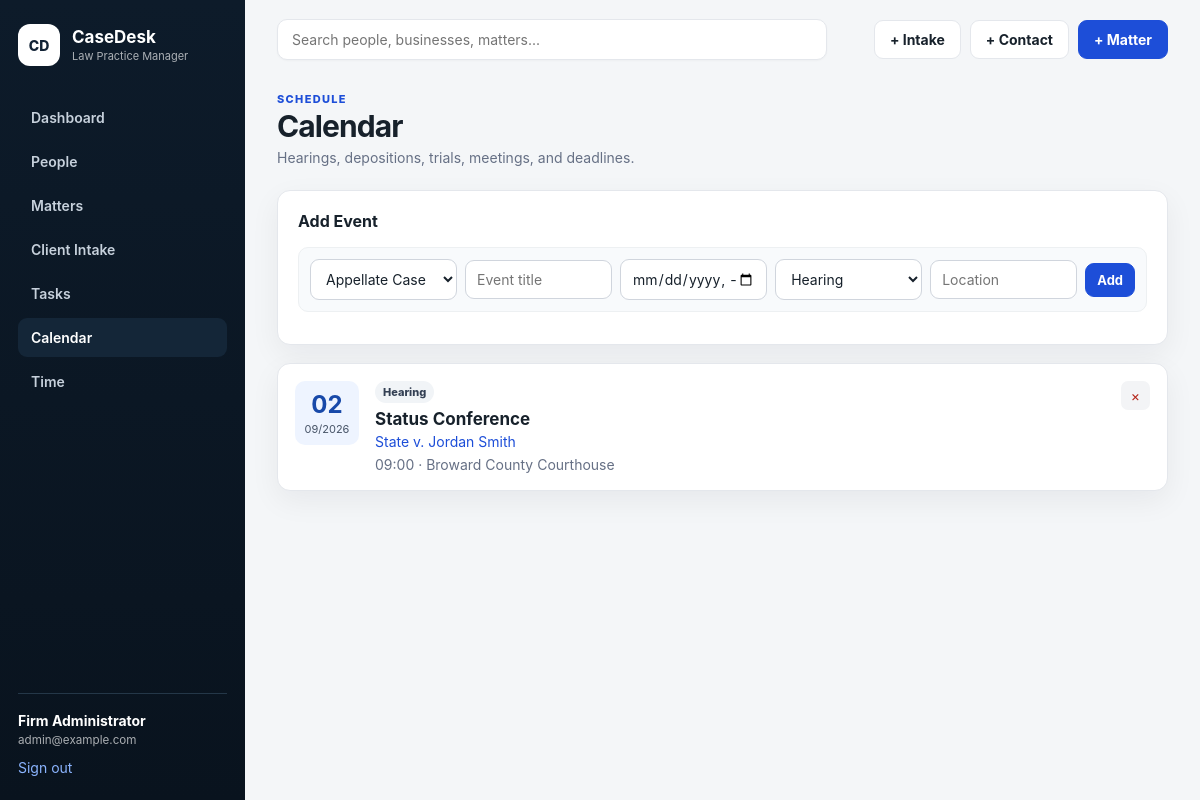
The app's page /calendar (signed in) with its own data.
### tables this page shows
CREATE TABLE users (
    id INTEGER PRIMARY KEY AUTOINCREMENT,
    name TEXT NOT NULL,
    email TEXT NOT NULL UNIQUE,
    password_hash TEXT NOT NULL,
    created_at TEXT NOT NULL DEFAULT CURRENT_TIMESTAMP
);

CREATE TABLE events (
    id INTEGER PRIMARY KEY AUTOINCREMENT,
    matter_id INTEGER NOT NULL,
    title TEXT NOT NULL,
    event_type TEXT NOT NULL DEFAULT 'Hearing',
    start_at TEXT NOT NULL,
    location TEXT,
    description TEXT,
    created_at TEXT NOT NULL DEFAULT CURRENT_TIMESTAMP,
    FOREIGN KEY(matter_id) REFERENCES matters(id) ON DELETE CASCADE
);

CREATE TABLE matters (
    id INTEGER PRIMARY KEY AUTOINCREMENT,
    client_id INTEGER NOT NULL,
    case_number TEXT,
    title TEXT NOT NULL,
    matter_type TEXT,
    court TEXT,
    judge TEXT,
    opposing_counsel TEXT,
    status TEXT NOT NULL DEFAULT 'Active'
        CHECK(status IN ('Active','Pending','Closed','Archived')),
    opened_date TEXT,
    next_hearing TEXT,
    description TEXT,
    created_at TEXT NOT NULL DEFAULT CURRENT_TIMESTAMP,
    updated_at TEXT NOT NULL DEFAULT CURRENT_TIMESTAMP,
    FOREIGN KEY(client_id) REFERENCES clients(id) ON DELETE RESTRICT
);

### app.py (the view)
@app.get("/calendar")
@login_required
def calendar():
    db = get_db()
    rows = db.execute(
        """SELECT e.*, m.title AS matter_title
           FROM events e JOIN matters m ON m.id=e.matter_id
           ORDER BY datetime(e.start_at)"""
    ).fetchall()
    matter_rows = db.execute(
        "SELECT id, title FROM matters WHERE status='Active' ORDER BY title"
    ).fetchall()
    return render_template("calendar.html", events=rows, matters=matter_rows)

### app.py (called while the page is built)
def get_db():
    if "db" not in g:
        g.db = sqlite3.connect(app.config["DATABASE"])
        g.db.row_factory = sqlite3.Row
        g.db.execute("PRAGMA foreign_keys = ON")
    return g.db

def csrf_token():
    token = session.get("_csrf_token")
    if not token:
        token = secrets.token_urlsafe(32)
        session["_csrf_token"] = token
    return token

def csrf_field():
    return f'<input type="hidden" name="_csrf_token" value="{csrf_token()}">'

@app.context_processor
def inject_helpers():
    return {
        "csrf_field": csrf_field,
        "today": date.today().isoformat(),
    }

@app.before_request
def csrf_protect():
    if request.method == "POST":
        expected = session.get("_csrf_token")
        supplied = request.form.get("_csrf_token")
        if not expected or not supplied or not secrets.compare_digest(expected, supplied):
            abort(400, description="Invalid CSRF token.")

def login_required(view):
    @wraps(view)
    def wrapped_view(**kwargs):
        if "user_id" not in session:
            return redirect(url_for("login", next=request.path))
        return view(**kwargs)
    return wrapped_view

@app.before_request
def load_logged_in_user():
    g.user = None
    if "user_id" in session:
        g.user = get_db().execute(
            "SELECT id, name, email FROM users WHERE id = ?",
            (session["user_id"],)
        ).fetchone()

### templates/calendar.html (shortened to what this page needs)
{% extends "base.html" %}
{% block content %}
<div class="page-head"><div><p class="eyebrow">SCHEDULE</p><h1>Calendar</h1><p class="muted">Hearings, depositions, trials, meetings, and deadlines.</p></div></div>
<section class="card">
<h2>Add Event</h2>
<form method="post" action="{{ url_for('event_new') }}" class="quick-form">
{{ csrf_field()|safe }}<select name="matter_id" required>{% for m in matters %}<option value="{{ m.id }}">{{ m.title }}</option>{% endfor %}</select><input name="title" placeholder="Event title" required><input type="datetime-local" name="start_at" required><select name="event_type"><option>Hearing</option><option>Deposition</option><option>Trial</option><option>Mediation</option><option>Deadline</option><option>Meeting</option></select><input name="location" placeholder="Location"><button class="button small">Add</button>
</form></section>
<section class="timeline">{% for event in events %}<article class="timeline-event"><div class="date-box"><strong>{{ event.start_at[8:10] }}</strong><span>{{ event.start_at[5:7] }}/{{ event.start_at[0:4] }}</span></div><div class="event-body"><span class="badge">{{ event.event_type }}</span><h2>{{ event.title }}</h2><a href="{{ url_for('matter_detail', matter_id=event.matter_id) }}">{{ event.matter_title }}</a><p>{{ event.start_at[11:16] }}{% if event.location %} · {{ event.location }}{% endif %}</p></div><form method="post" action="{{ url_for('event_delete', event_id=event.id) }}" onsubmit="return confirm('Delete event?')">{{ csrf_field()|safe }}<button class="icon-button danger-text">×</button></form></article>{% else %}<div class="card empty">No calendar events.</div>{% endfor %}</section>
{% endblock %}

### templates/base.html (shortened to what this page needs)
<!doctype html>
<html lang="en">
<head>
  <link rel="stylesheet" href="{{ url_for('static', filename='styles.css') }}">
</head>
<body>
{% if g.user %}
<div class="app-shell">
  <aside class="sidebar">
    <a class="brand" href="{{ url_for('dashboard') }}">
      <span class="brand-mark">CD</span>
      <span><strong>CaseDesk</strong><small>Law Practice Manager</small></span>
    </a>
    <nav>
      <a class="{{ 'active' if request.endpoint=='dashboard' else '' }}" href="{{ url_for('dashboard') }}">Dashboard</a>
      <a class="{{ 'active' if request.endpoint in ['people','person_new','person_detail','person_edit'] else '' }}" href="{{ url_for('people') }}">People</a>
      <a class="{{ 'active' if request.endpoint in ['matters','matter_new','matter_detail','matter_edit'] else '' }}" href="{{ url_for('matters') }}">Matters</a>
      <a class="{{ 'active' if request.endpoint in ['intakes','intake_choose','intake_new','intake_edit','intake_detail'] else '' }}" href="{{ url_for('intakes') }}">Client Intake</a>
      <a class="{{ 'active' if request.endpoint=='tasks' else '' }}" href="{{ url_for('tasks') }}">Tasks</a>
      <a class="{{ 'active' if request.endpoint=='calendar' else '' }}" href="{{ url_for('calendar') }}">Calendar</a>
      <a class="{{ 'active' if request.endpoint=='time_entries' else '' }}" href="{{ url_for('time_entries') }}">Time</a>
    </nav>
    <div class="sidebar-user">
      <div><strong>{{ g.user['name'] }}</strong><small>{{ g.user['email'] }}</small></div>
      <form method="post" action="{{ url_for('logout') }}">
        <button class="link-button" type="submit">Sign out</button>
      </form>
    </div>
  </aside>
  <main class="content">
    <header class="topbar">
      <form class="search" method="get" action="{{ url_for('global_search') }}">
        <input name="q" placeholder="Search people, businesses, matters..." value="{{ request.args.get('q','') if request.endpoint=='global_search' else '' }}">
      </form>
      <div class="top-actions">
        <a class="button ghost" href="{{ url_for('intake_choose') }}">+ Intake</a>
        <a class="button ghost" href="{{ url_for('person_new') }}">+ Contact</a>
        <a class="button" href="{{ url_for('matter_new') }}">+ Matter</a>
      </div>
    </header>
    {% block content %}{% endblock %}
  </main>
</div>
{% else %}
  {% block auth_content %}{% endblock %}
{% endif %}
</body>
</html>

### static/styles.css (style rules this page uses)
:root { --bg:#f4f6f8;--panel:#fff;--ink:#17212b;--muted:#667085;--line:#e4e7ec; --nav:#0d1b2a;--nav2:#142638;--accent:#1d4ed8;--accent2:#eaf0ff; --danger:#b42318;--success:#027a48;--warning:#b54708; --shadow:0 10px 30px rgba(16,24,40,.06) }
* { box-sizing:border-box }
html,body { margin:0;background:var(--bg);color:var(--ink);font-family:Inter,ui-sans-serif,-apple-system,BlinkMacSystemFont,"Segoe UI",sans-serif;font-size:14px }
a { color:var(--accent);text-decoration:none }
button,input,select,textarea { font:inherit }
.app-shell { min-height:100vh;display:grid;grid-template-columns:245px 1fr }
.sidebar { position:sticky;top:0;height:100vh;background:linear-gradient(180deg,var(--nav),#09131e);color:#fff;padding:24px 18px;display:flex;flex-direction:column }
.brand { display:flex;align-items:center;gap:12px;color:inherit }
.brand-mark { display:grid;place-items:center;width:42px;height:42px;border-radius:12px;background:#fff;color:#112235;font-weight:800 }
.brand span:last-child { display:flex;flex-direction:column }
.brand strong { font-size:17px }
.brand small { font-size:11px;opacity:.65;margin-top:2px }
.sidebar nav { display:grid;gap:5px;margin-top:32px }
.sidebar nav a { color:#c7d1dc;padding:11px 13px;border-radius:9px;font-weight:600 }
.sidebar nav a:hover,.sidebar nav a.active { background:var(--nav2);color:#fff }
.sidebar-user { margin-top:auto;border-top:1px solid #243748;padding-top:18px;display:grid;gap:12px }
.sidebar-user div { display:flex;flex-direction:column }
.sidebar-user small { opacity:.65;margin-top:4px }
.link-button { border:0;background:none;padding:0;color:#8bb4ff;cursor:pointer;text-align:left }
.content { min-width:0;padding:0 32px 45px }
.topbar { height:78px;display:flex;align-items:center;justify-content:space-between;gap:20px }
.search { width:min(550px,55vw) }
.search input { width:100%;background:#fff;border:1px solid var(--line);border-radius:10px;padding:11px 14px;box-shadow:0 1px 2px rgba(16,24,40,.03) }
.top-actions { display:flex;gap:9px;align-items:center }
.button { display:inline-flex;align-items:center;justify-content:center;border:1px solid var(--accent);background:var(--accent);color:#fff;border-radius:9px;padding:10px 15px;font-weight:700;cursor:pointer }
.button.ghost { background:#fff;color:var(--ink);border-color:var(--line) }
.button.small { padding:8px 11px;font-size:13px }
.page-head { display:flex;justify-content:space-between;gap:20px;align-items:flex-start;margin:14px 0 24px }
.page-head h1 { margin:2px 0 5px;font-size:30px;letter-spacing:-.03em }
.page-head p { margin:0 }
.eyebrow { font-size:11px!important;font-weight:800;letter-spacing:.12em;color:var(--accent) }
.muted { color:var(--muted) }
.card { background:var(--panel);border:1px solid var(--line);border-radius:13px;padding:20px;box-shadow:var(--shadow);margin-bottom:18px;min-width:0 }
.card h2 { font-size:16px;margin:0 0 16px }
.badge { display:inline-flex;align-items:center;border-radius:999px;background:#f1f4f7;color:#344054;padding:4px 8px;font-size:11px;font-weight:800 }
input,select,textarea { border:1px solid #d0d5dd;background:#fff;border-radius:9px;padding:10px 11px;color:var(--ink);outline:none }
.quick-form { display:flex;flex-wrap:wrap;gap:8px;align-items:center;padding:11px;background:#f8fafc;border:1px solid #edf0f2;border-radius:10px;margin-bottom:12px }
.quick-form input,.quick-form select { min-width:120px;flex:1 }
.icon-button { border:0;background:#f3f4f6;border-radius:7px;width:29px;height:29px;cursor:pointer;color:#344054 }
.danger-text { color:var(--danger)!important }
.timeline { display:grid;gap:12px }
.timeline-event { display:grid;grid-template-columns:64px 1fr auto;gap:16px;align-items:start;background:#fff;border:1px solid var(--line);border-radius:13px;padding:17px;box-shadow:var(--shadow) }
.date-box { border-radius:10px;background:#eef4ff;text-align:center;padding:9px }
.date-box strong { display:block;font-size:24px;color:#1849a9 }
.date-box span { font-size:11px;color:#475467 }
.event-body h2 { margin:6px 0 4px;font-size:17px }
.event-body p { margin:6px 0 0;color:var(--muted) }

### records on screen
users: user.name "Firm Administrator", user.email "admin@example.com"
events: start_at "02", start_at "09", start_at "2026", event_type "Hearing", title "Status Conference", matter_title "State v. Jordan Smith", start_at "09:00", location "Broward County Courthouse"

### other values on screen
form field matter_id "Appellate Case"
